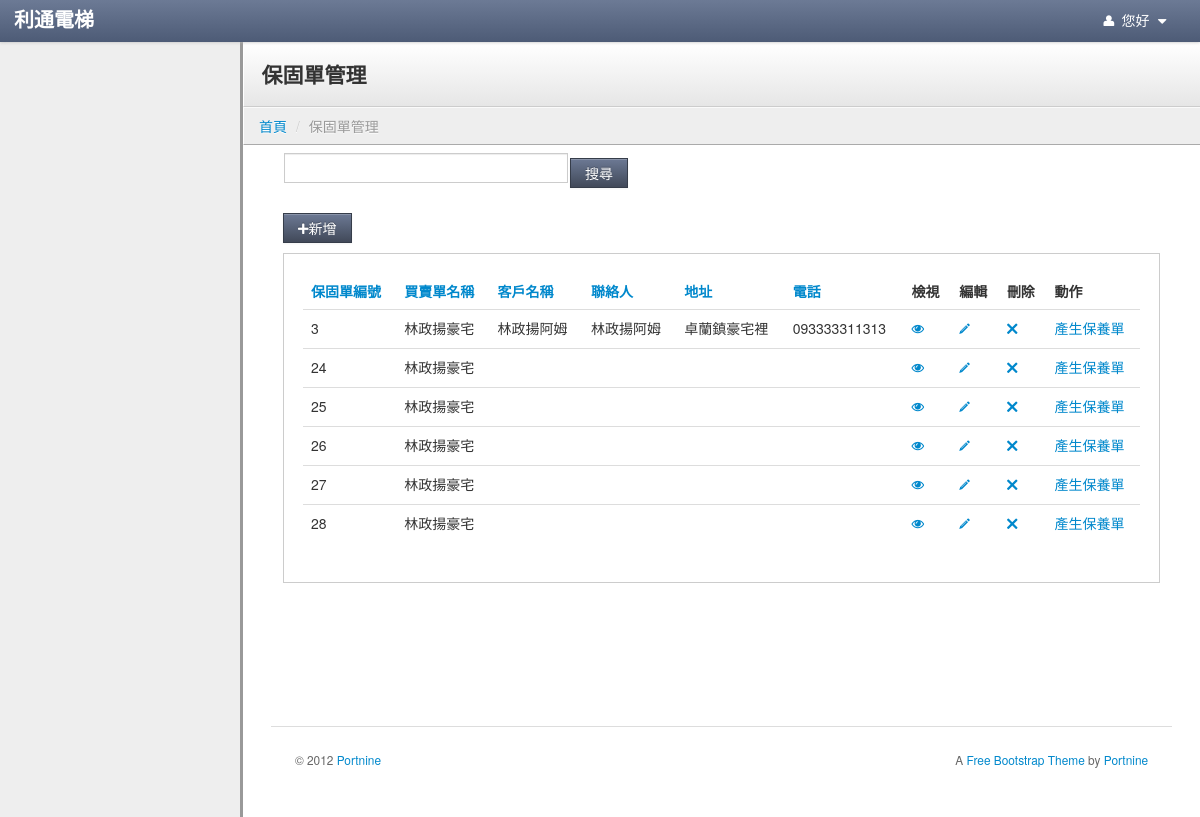
Screenshot of /index.php/warranty/warranty_home with the database file from the repository.
### tables this page shows
CREATE TABLE `warranty` (
  `id` int(255) NOT NULL AUTO_INCREMENT,
  `customer` varchar(255) DEFAULT NULL,
  `mechanical_warranty` int(255) DEFAULT NULL,
  `free_maintenance` int(255) DEFAULT NULL,
  `effective_date` varchar(255) DEFAULT NULL,
  `warranty_times` int(10) DEFAULT '0',
  `contacter_1` varchar(255) DEFAULT NULL,
  `contacter_2` varchar(255) DEFAULT NULL,
  `contacter_3` varchar(255) DEFAULT NULL,
  `address` varchar(255) DEFAULT NULL,
  `tel_1` varchar(255) DEFAULT NULL,
  `tel_2` varchar(255) DEFAULT NULL,
  `tel_3` varchar(255) DEFAULT NULL,
  `fax_1` varchar(255) DEFAULT NULL,
  `fax_2` varchar(255) DEFAULT NULL,
  `fax_3` varchar(255) DEFAULT NULL,
  `num` varchar(255) DEFAULT NULL,
  `transaction_id` int(255) DEFAULT NULL,
  `is_signing` int(1) DEFAULT '0',
  `is_remind` int(1) DEFAULT '0',
  PRIMARY KEY (`id`)
);

CREATE TABLE `transaction_form` (
  `id` int(20) NOT NULL AUTO_INCREMENT,
  `name` varchar(255) DEFAULT NULL,
  `total_price` int(20) DEFAULT NULL,
  `start_date` date DEFAULT NULL,
  `is_return` int(1) DEFAULT NULL,
  `is_signing` int(1) DEFAULT NULL,
  `receipt_status` int(1) DEFAULT NULL,
  `item_name1` varchar(255) DEFAULT '',
  `item_name2` varchar(255) DEFAULT '',
  `item_name3` varchar(255) DEFAULT '',
  `item_name4` varchar(255) DEFAULT '',
  `item_name5` varchar(255) DEFAULT NULL,
  `item_name6` varchar(255) DEFAULT '',
  `item1` int(1) DEFAULT NULL,
  `item2` int(1) DEFAULT NULL,
  `item3` int(1) DEFAULT NULL,
  `item4` int(1) DEFAULT NULL,
  `item5` int(1) DEFAULT NULL,
  `item6` int(1) DEFAULT NULL,
  `item_status1` int(1) DEFAULT NULL,
  `item_status2` int(1) DEFAULT NULL,
  `item_status3` int(1) DEFAULT NULL,
  `item_status4` int(1) DEFAULT NULL,
  `item_status5` int(1) DEFAULT NULL,
  `item_status6` int(1) DEFAULT NULL,
  `customer_id` int(255) DEFAULT NULL,
  `elevator_num` int(20) DEFAULT NULL,
  `remark` varchar(255) DEFAULT NULL,
  `is_duty` int(1) DEFAULT '0',
  `is_receipt` int(1) DEFAULT '0',
  PRIMARY KEY (`id`)
);

### application/controllers/Warranty.php (called while the page is built, shortened)
<?php if ( ! defined('BASEPATH')) exit('No direct script access allowed');
class Warranty extends CI_Controller {
	var $data =array();
	function __construct()
	{
		$this->load->model('Customer_model');
		$this->load->model('m_warranty_model');
		$this->load->model('Form_model');
		$this->load->library('datamodel');
        $this->load->model('Usermenu_model');
	}
	public function warranty_home()
	{
		$warranty_model = new m_warranty_model();
		$form_model = new Form_model();
		$temp = $warranty_model->getwarranty();
		$fristitem = 0;
		$itemmax = 10;
		if ($temp != 0)
		{
			$totalitem = count($temp);
			if( 10 > $totalitem)
			{
				$itemmax = $totalitem;
			}
			else
			{
				$itemmax = 10;
			}
			$this->data['fristitem'] = $fristitem;
			$this->data['itemmax'] = $itemmax;
			foreach($temp as $row):
				if($fristitem < $itemmax)
				{
					$row->transaction_name = "";
					if ($row->transaction_id != 0)
					{
						$transaction = $form_model->getTransactionByID($row->transaction_id);
						$row->transaction_name = $transaction['name'];
					}
					$this->data[$fristitem] = $row;
				}
				$fristitem++;
			endforeach;
			if($totalitem >= 10)
			{
				if($totalitem % 10 != 0)
				{
					$pageitem = floor($totalitem / 10) + 1;
				}
				else
				{
					$pageitem = $totalitem / 10;
				}
			}
			else
			{
				$pageitem = 1;
			}
			$pagefrist = 0;
			if($pageitem > 10 )
			{
				$pagetotal = 10;
			}
			else
			{
				$pagetotal = $pageitem;
			}
			$this->data['pagefrist'] = $pagefrist;
			$this->data['pagetotal'] = $pagetotal;
			$this->data['pageid'] = 1;
		}
		else
		{
			$this->data = null;
		}
		$this->load->view('v_warranty_home', $this->data);
	}
}

### index.php (called while the page is built, shortened)
<?php
require_once BASEPATH.'core/CodeIgniter.php';

### application/models/m_warranty_model.php (called while the page is built, shortened)
<?php
class m_warranty_model extends CI_Model
{
	public function getwarranty()
	{
		$this->db->select('*');
		$this->db->from('warranty');
		$result = $this->db->get();
		if ($result->num_rows() > 0)
		{
			$idx = 0;
			foreach ($result->result() as $row)
			{
				$warranty_data[$idx] = new Datamodel();
				foreach ($row as $k => $v)
				{
					$warranty_data[$idx]->$k = $v;
				}
				$idx++;
			}
			return $warranty_data;
		}
		return 0;
	}
}
?>

### application/libraries/datamodel.php (called while the page is built, shortened)
<?php
class Datamodel
{
	private $data = array();
	public function __set($name,$value)
	{
		$this->data[$name] = $value;
	}
	public function __get($name)
	{
		if (array_key_exists($name,$this->data))
		{
			return $this->data[$name];
		}
	}
}

### application/views/v_warranty_home.php (the view, shortened to what this page needs)
<!DOCTYPE html>
<html lang="en">
	<?php
		include "head.php";
	?>
	<body>
		<?php
			include "navbar.php";
		?>
		<div class="content">
			<div class="header">
				<h1 class="page-title">保固單管理</h1>
			</div>
				<ul class="breadcrumb">
					<li><a href="<?=base_url("/mainpage/index")?>">首頁</a> <span class="divider">/</span></li>
					<li class="active">保固單管理</li>
				</ul>
			<div class="container-fluid">
				<div class="row-fluid">
					<div class="container-fluid">
						<div class="row-fluid">
						<form action="<?=base_url("/Warranty/warranty_Search")?>" method="post">
								<table>
									<tr>
										<td><input type="text" name = "Search" value=""  class="input-xlarge"></td><td><button class="btn btn-primary" >搜尋</button></td>
									</tr>
								</table>
						</form>
								<div class="btn-toolbar">
									<a href="<?=base_url("/Warranty/create_warranty")?>"><button class="btn btn-primary" id="new_people"><i class="icon-plus"></i>新增</button></a>
								</div>
							<form action="<?=base_url("/Form/form_borad")?>" method="post">
								<div class="well">
									<table class="table sortable">
										<thead>
											<tr>
												<th><a href="#">保固單編號</a></th>
												<th><a href="#">買賣單名稱</a></th>
												<th><a href="#">客戶名稱</a></th>
												<th><a href="#">聯絡人</a></th>
												<th><a href="#">地址</a></th>
												<th><a href="#">電話</a></th>
												<th class="sorttable_nosort">檢視</th>
												<th class="sorttable_nosort">編輯</th>
												<th class="sorttable_nosort">刪除</th>
												<th class="sorttable_nosort">動作</th>
											</tr>
										</thead>
										<tbody>
					<?php					if(count($this->data) != 0 )
											{
												$fristitem = $this->data['fristitem'];
												$itemmax = $this->data['itemmax'];
												for($j = 0; $fristitem < $itemmax;$j++)
												{
					?>
													<tr>
														<td><?=$this->data[$j]->id;?></td>
														<td><?=$this->data[$j]->transaction_name;?></td>
														<td><?=$this->data[$j]->customer;?></td>
														<td><?=$this->data[$j]->contacter_1;?></td>
														<td><?=$this->data[$j]->address;?></td>
														<td><?=$this->data[$j]->tel_1;?></td>
														<td>
														<a href="<?=base_url("/Warranty/view_warranty_view")?>/warranty_id/<?=$this->data[$j]->id;?>" ><i class="icon-eye-open"></i></a>
														</td>
														<td>
															<a href="<?=base_url("/Warranty/edit_warranty")?>/warranty_id/<?=$this->data[$j]->id;?>" ><i class="icon-pencil"></i></a>
														</td>
														<td>
															<a href="<?=base_url("/Warranty/delete_warranty")?>/warranty_id/<?=$this->data[$j]->id;?>" ><i class="icon-remove"></i></a>
														</td>
														<td>
														<a href="<?=base_url("/Service/service_create_by_warranty/".$this->data[$j]->id."")?>">產生保養單</a>
														</td>
													</tr>
					<?php							$fristitem++;
												}
											}
					?>
										</tbody>
									</table>
								</div>
							</form>
							<div class="pagination">
							</div>
							<footer>
								<hr>
								<p class="pull-right">A <a href="http://www.portnine.com/bootstrap-themes" target="_blank">Free Bootstrap Theme</a> by <a href="http://www.portnine.com" target="_blank">Portnine</a></p>
								<p>&copy; 2012 <a href="http://www.portnine.com" target="_blank">Portnine</a></p>
							</footer>
						</div>
					</div>
				</div>
			</div>
		</div>
	</body>
</html>

### stylesheets/theme.css (style rules this page uses)
body { background: #eee; background-image: url(http://subtlepatterns.com/patterns/furley_bg.png); background-position: initial initial; background-repeat: initial initial; background-position: initial initial; background-repeat: initial initial; margin: 0px; padding: 0px; }
h1 { margin-top: 0px; color: #eee; }
hr { border-top: 1px solid #ddd; border-bottom: 1px solid #fff; }
.content { min-width: 400px; position: relative; min-height: 800px; background: #fff; margin-left: 240px; border-left: 1px solid #cccccc; border-left: 3px solid #999999; }
.header { background: #ffffff; background: #ffffff; background: -webkit-gradient(linear, left bottom, left top, color-stop(0, #e6e6e6), color-stop(1, #ffffff)); background: -ms-linear-gradient(bottom, #e6e6e6, #ffffff); background: -moz-linear-gradient(center bottom, #e6e6e6 0%, #ffffff 100%); background: -o-linear-gradient(bottom, #e6e6e6, #ffffff); filter: progid:dximagetransform.microsoft.gradient(startColorStr='#4d5b76', EndColorStr='#6c7a95'); -ms-filter: "progid:DXImageTransform.Microsoft.gradient(startColorStr='#ffffff',EndColorStr='#e6e6e6')"; border-bottom: 1px solid #cccccc; border-top: 1px solid #ffffff; border-left: 1px solid #ffffff; padding: 0em 1.25em; }
.header h1 { margin: 1em 0em; padding: 0em; line-height: 1em; font-size: 1.5em; color: #eee; color: #333; }
.breadcrumb { -webkit-box-shadow: none; -moz-box-shadow: none; box-shadow: none; -webkit-border-radius: 0px; -moz-border-radius: 0px; border-radius: 0px; -moz-background-clip: padding; -webkit-background-clip: padding-box; background-clip: padding-box; background: #eee; border-bottom: 1px solid #aaa; border-top: 1px solid #fafafa; border-left: 1px solid #fff; margin-bottom: .5em; }
footer { padding: 1em; margin-top: 4em; color: #666; font-size: .85em; line-height: 1.3em; }
footer hr { margin: 2em -2em; }
.btn { -webkit-border-radius: 0px; -moz-border-radius: 0px; border-radius: 0px; }
.btn-primary { background-color: #414959; background-image: -webkit-gradient(linear, 0 0, 0 100%, from(#6c7994), to(#414959)); background-image: -webkit-linear-gradient(top, #6c7994, #414959); background-image: -o-linear-gradient(top, #6c7994, #414959); background-image: linear-gradient(to bottom, #6c7994, #414959); background-image: -moz-linear-gradient(top, #6c7994, #414959); filter: progid:dximagetransform.microsoft.gradient(startColorStr='#6c7994', EndColorStr='#414959'); -ms-filter: "progid:DXImageTransform.Microsoft.gradient(startColorStr='#6c7994',EndColorStr='#414959')"; border: 1px solid #363d4a; }
.well { background-color: #fff; border: 1px solid #ccc; -webkit-box-shadow: 1px 1px 0px #ffffff; -moz-box-shadow: 1px 1px 0px #ffffff; box-shadow: 1px 1px 0px #ffffff; -webkit-border-radius: 0px; -moz-border-radius: 0px; border-radius: 0px; -moz-background-clip: padding; -webkit-background-clip: padding-box; background-clip: padding-box; }
input[type="text"], input[type="password"] { -webkit-border-radius: 0px; -moz-border-radius: 0px; border-radius: 0px; -moz-background-clip: padding; -webkit-background-clip: padding-box; background-clip: padding-box; }

### rows the page displays
warranty: id "3", customer "林政揚阿姆", contacter_1 "林政揚阿姆", address "卓蘭鎮豪宅裡", tel_1 "093333311313", warranty_times 0 (drawn)
transaction_form: name "林政揚豪宅"

### other values shown
$this->data[$j]->id "24"
$this->data[$j]->id "25"
$this->data[$j]->id "26"
$this->data[$j]->id "27"
$this->data[$j]->id "28"
